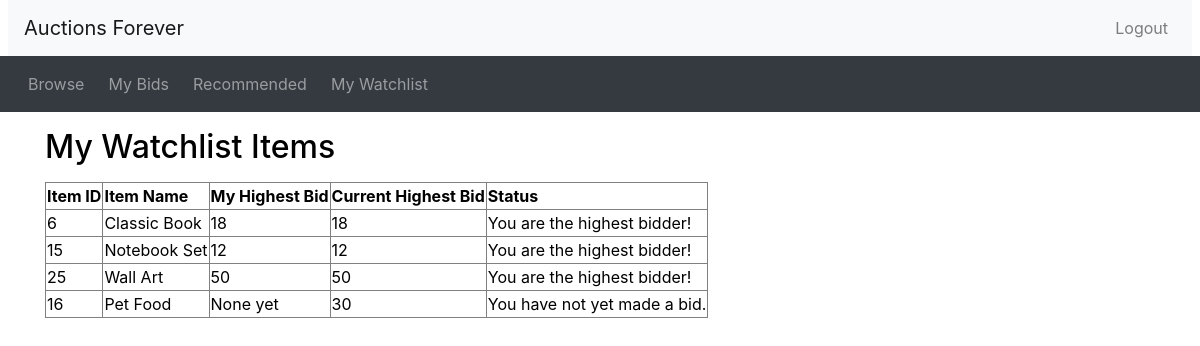
The page /watchlist.php (signed in) on the database its author committed.
### tables this page shows
CREATE TABLE `AuctionItem` (
  `ItemAuctionID` int(4) NOT NULL,
  `Title` text NOT NULL,
  `SellerID` int(4) NOT NULL,
  `CategoryID` int(4) NOT NULL,
  `Description` text NOT NULL,
  `StartingPrice` int(11) NOT NULL,
  `ReservePrice` int(11) NOT NULL,
  `EndDate` datetime NOT NULL
);

### watchlist_funcs.php (called while the page is built, shortened)
<?php ob_start();
include_once("header.php");
?>
<?php
if (!isset($_POST['functionname']) || !isset($_POST['item_id'])) {
  return;
}
function new_bid_watchlist_funcs($connection, $buyer) {
  $sql1 = "SELECT WatchListItems.ItemAuctionID, MAX(Bid.BidAmount) AS max_bid_amount
  FROM WatchListItems
  LEFT JOIN Bid ON WatchListItems.ItemAuctionID = Bid.ItemAuctionID
  WHERE WatchListItems.BuyerID = $buyer
  GROUP BY WatchListItems.ItemAuctionID";
  $result1 = $connection->query($sql1);
  $sql2 = "SELECT Bid.ItemAuctionID, MAX(Bid.BidAmount) AS max_bid_per_buyer
  FROM WatchListItems
  LEFT JOIN Bid ON WatchListItems.ItemAuctionID = Bid.ItemAuctionID AND Bid.BuyerID = $buyer
  WHERE WatchListItems.BuyerID = $buyer AND Bid.BuyerID = $buyer
  GROUP BY WatchListItems.ItemAuctionID";
  $result2 = $connection->query($sql2);
  $results1 = $result1->fetch_all(MYSQLI_ASSOC);
  $results2 = $result2->fetch_all(MYSQLI_ASSOC);
  $mergedResults = [];
  foreach ($results1 as $row1) {
  foreach ($results2 as $row2) {
  if ($row1['ItemAuctionID'] == $row2['ItemAuctionID']) {
  $status = ($row1['max_bid_amount'] > $row2['max_bid_per_buyer']) ? "You have been outbid :(" : "You are the highest bidder!";
  $mergedResults[$row1['ItemAuctionID']] = [
        'ItemAuctionID' => $row1['ItemAuctionID'],
        'max_bid_amount' => $row1['max_bid_amount'],
        'max_bid_per_buyer' => $row2['max_bid_per_buyer'],
        'status' => $status
    ];
  }
  }
  }
  foreach ($results1 as $row1) {
  if (!array_key_exists($row1['ItemAuctionID'], $mergedResults)) {
  $mergedResults[$row1['ItemAuctionID']] = [
    'ItemAuctionID' => $row1['ItemAuctionID'],
    'max_bid_amount' => $row1['max_bid_amount'],
    'max_bid_per_buyer' => "None yet",
    'status' => "You have not yet made a bid."
  ];
  }
  }
  $mergedResults = array_values($mergedResults);
  return $mergedResults;
}
?>

### watchlist.php (the view, shortened to what this page needs)
<?php include_once("header.php")?>
<div class="container">
<h2 class="my-3">My Watchlist Items</h2>
<?php
include 'db_connect.php';
?>
<?php
include_once('watchlist_funcs.php');
$mergedResults = new_bid_watchlist_funcs($connection, $_SESSION['buyerid']);
echo "<table border='1'>";
echo "<tr><th>Item ID</th><th>Item Name</th><th>My Highest Bid</th><th>Current Highest Bid</th><th>Status</th></tr>";
foreach ($mergedResults as $row) {
    $itemAuctionID = $row['ItemAuctionID'];
    $name_query = "SELECT Title, StartingPrice FROM Auctionitem WHERE ItemAuctionID = '$itemAuctionID'";
    $result = mysqli_query($connection, $name_query);
    if ($result && $item_row = mysqli_fetch_assoc($result)) {
        $itemName = $item_row['Title'];
        $startingPrice = $item_row['StartingPrice'];
    }
    if (empty($row['max_bid_amount'])) {
        $maxBidAmount = "No bids yet, starting price is " . $startingPrice;
    } else {
        $maxBidAmount = $row['max_bid_amount'];
    }
    echo "<tr>";
    echo "<td>" . $itemAuctionID . "</td>";
    echo "<td>" . $itemName . "</td>";
    echo "<td>" . $row['max_bid_per_buyer'] . "</td>";
    echo "<td>" . $maxBidAmount . "</td>";
    echo "<td>" . $row['status']  . "</td>";
    echo "</tr>";
}
echo "</table>";
?>

### css/custom.css (style rules this page uses)
body, body * { color: rgb(158, 36, 240); }
body { color: rgb(255, 186, 230); background-color: rgb(255, 186, 230); }

### header.php (style rules this page uses)
body, body * { color: rgb(0, 0, 0); }
body { color: rgb(0, 0, 0); background-color: rgb(255, 255, 255); }

### rows shown on the page
auctionitem: Title "Classic Book"
auctionitem: Title "Notebook Set"
auctionitem: Title "Wall Art"
auctionitem: Title "Pet Food"

### other values the page prints
$itemAuctionID "6"
$row['max_bid_per_buyer'] "18"
$maxBidAmount "18"
$row['status'] "You are the highest bidder!"
$itemAuctionID "15"
$row['max_bid_per_buyer'] "12"
$maxBidAmount "12"
$itemAuctionID "25"
$row['max_bid_per_buyer'] "50"
$maxBidAmount "50"
$itemAuctionID "16"
$row['max_bid_per_buyer'] "None yet"
$maxBidAmount "30"
$row['status'] "You have not yet made a bid."
